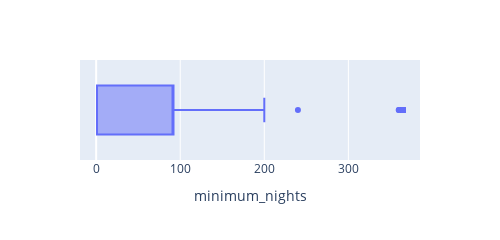

The code cell stored with this chart in its notebook:
### Markdown cell above
Dari boxplot, terlihat pada kolom minimum_night terdapat data yang tidak normal, dimana terdapat kamar yang minimal lama sewa lebih dari 365 malam atau lebih dari 1 tahun. Data tersebut akan dihapus karena mungkin terjadi kesalahan dalam pendataan minimum lama sewa, atau kamar tersebut bukan merupakan kamar penginapan tetapi apartemen yang disewakan untuk tempat tinggal.

Dan dari boxplot harga, terlihat bahwa terdapat kamar yang memiliki harga sewa 0. Data tersebut perlu kita hapus dari dataset karena terdapat kemungkinan kesalahan pendataan, atau kamar tersebut memang bukan disewakan secara komersil.

### Code cell
listing = listing[listing['minimum_nights']<=365].reset_index()
fig_dist2 = px.box(data_frame=listing, x = 'minimum_nights', width = 500, height=200)
display(fig_dist2)

### Figure 1 — Plotly figure (JSON) as saved in the notebook; plotly's stock layout.template omitted (floating-point values rounded to 4 significant figures; data arrays with more than 128 entries replaced by an {"elided": "..."} marker saying what was removed)
{"data": [{"alignmentgroup": "True", "hovertemplate": "minimum_nights=%{x}<extra></extra>", "legendgroup": "", "marker": {"color": "#636efa"}, "name": "", "notched": false, "offsetgroup": "", "orientation": "h", "showlegend": false, "type": "box", "x": {"elided": "4153 int values"}, "x0": " ", "xaxis": "x", "y0": " ", "yaxis": "y"}], "layout": {"boxmode": "group", "height": 200, "legend": {"tracegroupgap": 0}, "margin": {"t": 60}, "width": 500, "xaxis": {"anchor": "y", "domain": [0, 1], "title": {"text": "minimum_nights"}}, "yaxis": {"anchor": "x", "domain": [0, 1]}}}
